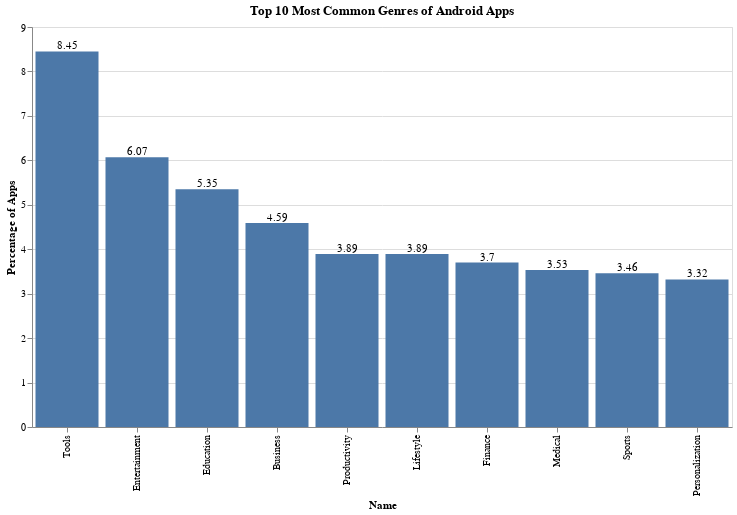

The cell this chart's notebook holds for it:
### Code cell
bar_n(
    google_genres,
    "Top 10 Most Common Genres of Android Apps",
    "Percentage of Apps",
)

### Figure 1 — Vega-Lite specification as saved in the notebook (floating-point values rounded to 4 significant figures)
{"config": {"view": {"continuousWidth": 400, "continuousHeight": 300}}, "layer": [{"mark": "bar", "encoding": {"x": {"type": "nominal", "field": "name", "sort": "-y", "title": "Name"}, "y": {"type": "quantitative", "field": "number", "title": "Percentage of Apps"}}}, {"mark": {"type": "text", "align": "center", "baseline": "middle", "dy": -5}, "encoding": {"text": {"type": "quantitative", "field": "number"}, "x": {"type": "nominal", "field": "name", "sort": "-y", "title": "Name"}, "y": {"type": "quantitative", "field": "number", "title": "Percentage of Apps"}}}], "data": {"name": "data-1e0d92649ddb923c2337d2e08929ba5f"}, "height": 400, "title": "Top 10 Most Common Genres of Android Apps", "width": 700, "$schema": "https://vega.github.io/schema/vega-lite/v4.8.1.json", "datasets": {"data-1e0d92649ddb923c2337d2e08929ba5f": [{"name": "Tools", "number": 8.45}, {"name": "Entertainment", "number": 6.07}, {"name": "Education", "number": 5.35}, {"name": "Business", "number": 4.59}, {"name": "Productivity", "number": 3.89}, {"name": "Lifestyle", "number": 3.89}, {"name": "Finance", "number": 3.7}, {"name": "Medical", "number": 3.53}, {"name": "Sports", "number": 3.46}, {"name": "Personalization", "number": 3.32}]}}
